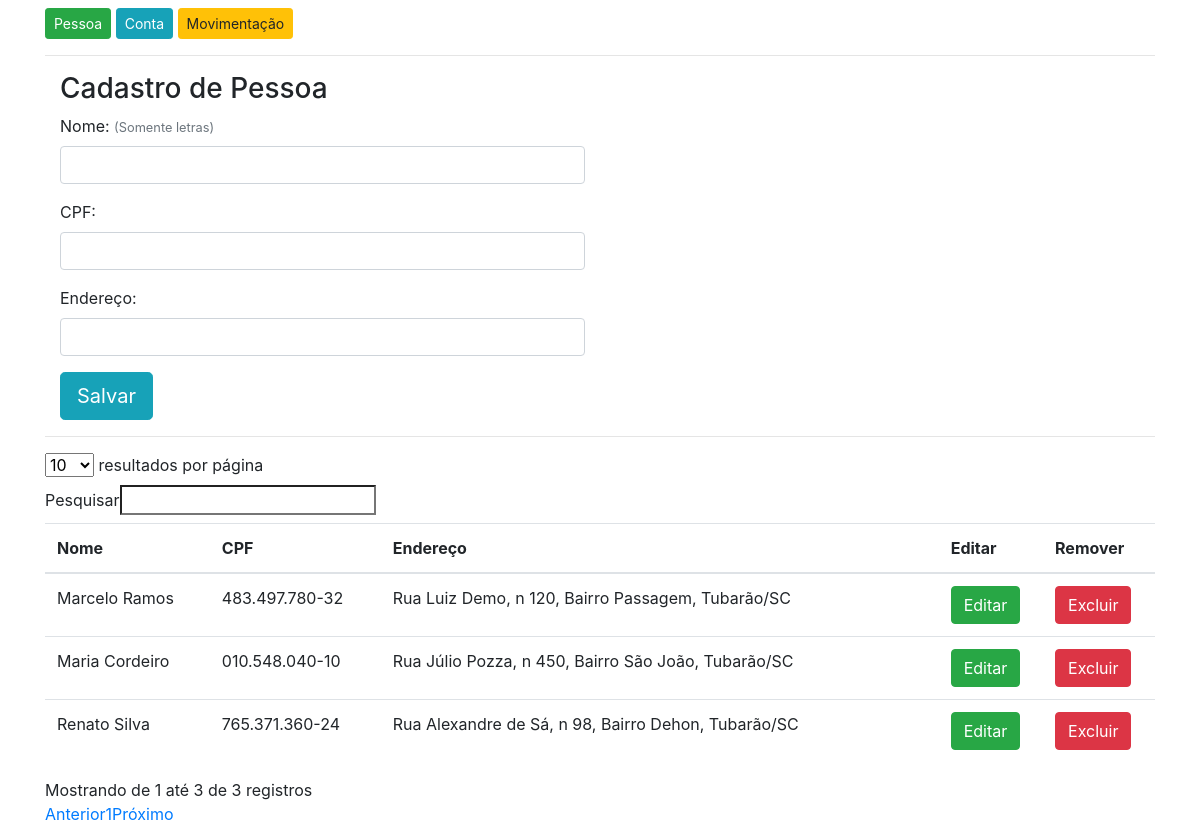
The app's page /app/index.php/pessoa with its own data.
### tables this page shows
CREATE TABLE IF NOT EXISTS `pessoas` (
  `id` INT NOT NULL AUTO_INCREMENT,
  `nome` VARCHAR(200) NOT NULL,
  `cpf` VARCHAR(11) NOT NULL,
  `endereco` TEXT NOT NULL,
  PRIMARY KEY (`id`));

### app/application/controllers/Pessoa.php (called while the page is built, shortened)
<?php
class Pessoa extends CI_Controller
{
	function __construct()
	{
		$this->load->model("Pessoa_model", "pessoa");
	}
	public function index()
	{
		$dados['pessoas'] = $this->pessoa->getAll();
		$this->load->view('pessoa', $dados);
	}
}

### app/index.php (called while the page is built, shortened)
<?php
require_once BASEPATH.'core/CodeIgniter.php';

### app/application/models/Pessoa_model.php (called while the page is built, shortened)
<?php
class Pessoa_model extends CI_Model
{
    public function getAll()
    {
        $this->db->from("pessoas");
        $this->db->order_by("nome", "ASC");
        return $this->db->get()->result();
    }
}

### app/application/helpers/helper_helper.php (called while the page is built, shortened)
<?php
function formata_cpf_cnpj($cpf_cnpj)
{
    $cpf_cnpj = preg_replace("/[^0-9]/", "", $cpf_cnpj);
    $tipo_dado = NULL;
    if (strlen($cpf_cnpj) == 11) {
        $tipo_dado = "cpf";
    }
    switch ($tipo_dado) {
        case "cpf":
            $bloco_1 = substr($cpf_cnpj, 0, 3);
            $bloco_2 = substr($cpf_cnpj, 3, 3);
            $bloco_3 = substr($cpf_cnpj, 6, 3);
            $dig_verificador = substr($cpf_cnpj, -2);
            $cpf_cnpj_formatado = $bloco_1 . "." . $bloco_2 . "." . $bloco_3 . "-" . $dig_verificador;
            break;
    }
    return $cpf_cnpj_formatado;
}

### app/application/views/pessoa.php (the view, shortened to what this page needs)
<!doctype html>
<html lang="pt">
<head>
	<link rel="stylesheet" href="https://maxcdn.bootstrapcdn.com/bootstrap/4.0.0/css/bootstrap.min.css">
</head>
<body>
	<div class="container">
		<?php $this->load->view("template/menu"); ?>
		<hr>
		<div class="col-md-6">
			<h3><span id="tipo">Cadastro</span> de Pessoa</h3>
			<form action="<?= base_url("cadastro_pessoa") ?>" method="POST">
				<div class="form-group">
					<label for="">Nome: <small class="text-secondary">(Somente letras)</small></label>
					<input type="text" name="nome" id="nome" class="form-control" required pattern="^[^-\s][a-zA-ZÀ-ú ]*">
				</div>
				<div class="form-group">
					<label for="">CPF:</label>
					<input type="text" name="cpf" id="cpf" class="form-control" minlength="11" maxlength="11" required>
				</div>
				<div class="form-group">
					<label for="">Endereço:</label>
					<input type="text" name="endereco" id="endereco" class="form-control" required>
				</div>
				<button class="btn btn-lg btn-info">Salvar</button>
			</form>
		</div>
		<hr>
		<table class="table" id="myTable">
			<thead>
				<tr>
					<th scope="col">Nome</th>
					<th scope="col">CPF</th>
					<th scope="col">Endereço</th>
					<th>Editar</th>
					<th>Remover</th>
				</tr>
			</thead>
			<tbody>
				<?php foreach ($pessoas as $p) : ?>
					<tr>
						<td><?= $p->nome ?></td>
						<td><?= formata_cpf_cnpj($p->cpf) ?></td>
						<td><?= $p->endereco ?></td>
						<td>
							<button type="button" class="btn btn-success editar" data-nome="<?= $p->nome ?>" data-cpf="<?= formata_cpf_cnpj($p->cpf) ?>" data-endereco="<?= $p->endereco ?>" value="<?= $p->id ?>">
								Editar
							</button>
						</td>
						<td>
							<button type="button" class="btn btn-danger excluir" data-toggle="modal" data-target="#exampleModal" value="<?= $p->id ?>">
								Excluir
							</button>
						</td>
					</tr>
				<?php endforeach ?>
			</tbody>
		</table>
	</div>
</body>
</html>

### app/application/views/template/menu.php (shortened to what this page needs)
<div class="mt-2">
    <a href="<?= base_url() ?>" class="btn btn-sm btn-success">Pessoa</a>
    <a href="<?= base_url("conta") ?>" class="btn btn-sm btn-info">Conta</a>
    <a href="<?= base_url("movimentacao") ?>" class="btn btn-sm btn-warning">Movimentação</a>
</div>

### records on screen
pessoas: nome "Marcelo Ramos", cpf "483.497.780-32", endereco "Rua Luiz Demo, n 120, Bairro Passagem, Tubarão/SC", $p->id 1 (drawn)
pessoas: nome "Maria Cordeiro", cpf "010.548.040-10", endereco "Rua Júlio Pozza, n 450, Bairro São João, Tubarão/SC", $p->id 3 (drawn)
pessoas: nome "Renato Silva", cpf "765.371.360-24", endereco "Rua Alexandre de Sá, n 98, Bairro Dehon, Tubarão/SC", $p->id 2 (drawn)
